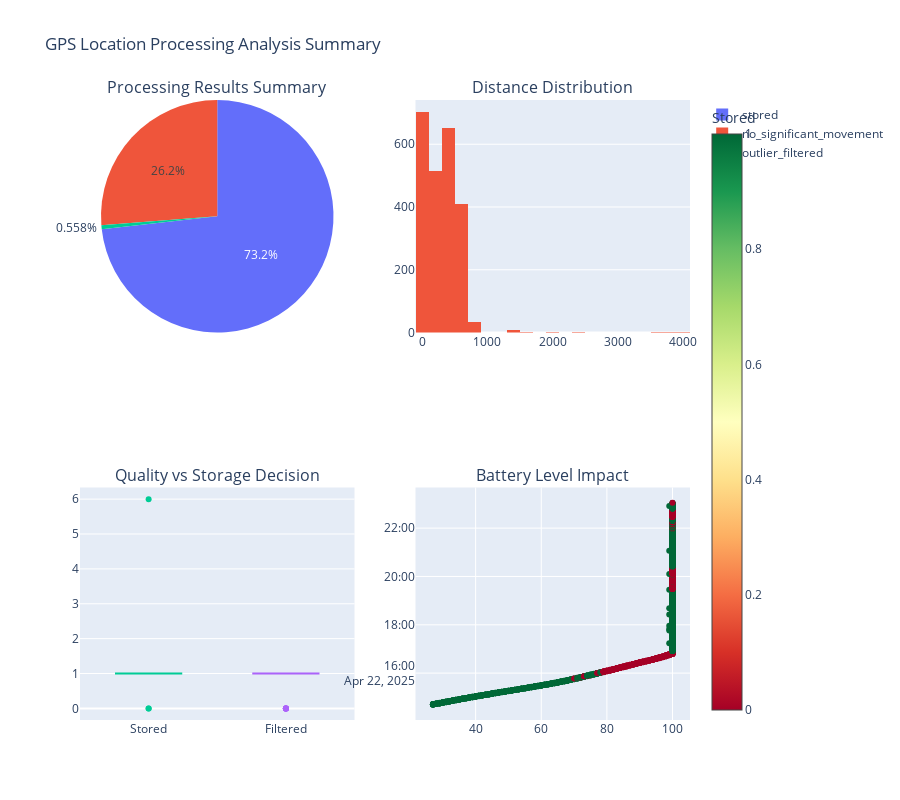

Write notebook code for a chart like this one.
### Code cell
# Final summary visualization
fig = make_subplots(
    rows=2, cols=2,
    subplot_titles=['Processing Results Summary', 'Distance Distribution', 
                   'Quality vs Storage Decision', 'Battery Level Impact'],
    specs=[[{"type": "pie"}, {"type": "histogram"}],
           [{"type": "box"}, {"type": "scatter"}]]
)

# Pie chart of processing results
result_counts = df['processing_result'].value_counts()
fig.add_trace(
    go.Pie(labels=result_counts.index, values=result_counts.values, 
           name="Processing Results"),
    row=1, col=1
)

# Distance distribution histogram
valid_distances = df['distance_from_last'].dropna()
if len(valid_distances) > 0:
    fig.add_trace(
        go.Histogram(x=valid_distances, name="Distance Distribution", 
                    nbinsx=30, showlegend=False),
        row=1, col=2
    )

# Quality comparison box plot
for stored_status in [True, False]:
    data_subset = df[df['stored'] == stored_status]
    fig.add_trace(
        go.Box(y=data_subset['quality'], 
               name=f"{'Stored' if stored_status else 'Filtered'}",
               showlegend=False),
        row=2, col=1
    )

# Battery vs time colored by storage decision
fig.add_trace(
    go.Scatter(x=df['battery'], y=df['time'], 
              mode='markers',
              marker=dict(color=df['stored'].astype(int), 
                         colorscale='RdYlGn',
                         showscale=True,
                         colorbar=dict(title="Stored")),
              name="Battery vs Time", showlegend=False),
    row=2, col=2
)

fig.update_layout(
    height=800,
    title_text="GPS Location Processing Analysis Summary",
    showlegend=True
)

fig.show()

print("\n🎉 Analysis complete! This notebook provides a comprehensive view of the GPS location processing results.")

### Figure 1 — Plotly figure (JSON) as saved in the notebook; plotly's stock layout.template omitted (floating-point values rounded to 4 significant figures; data arrays with more than 128 entries replaced by an {"elided": "..."} marker saying what was removed)
{"data": [{"domain": {"x": [0, 0.45], "y": [0.625, 1]}, "labels": ["stored", "no_significant_movement", "outlier_filtered"], "name": "Processing Results", "type": "pie", "values": [1705, 611, 13]}, {"name": "Distance Distribution", "nbinsx": 30, "showlegend": false, "type": "histogram", "x": {"elided": "2328 float values"}, "xaxis": "x", "yaxis": "y"}, {"name": "Stored", "showlegend": false, "type": "box", "xaxis": "x2", "y": {"elided": "1705 int values"}, "yaxis": "y2"}, {"name": "Filtered", "showlegend": false, "type": "box", "xaxis": "x2", "y": {"elided": "624 int values"}, "yaxis": "y2"}, {"marker": {"color": {"elided": "2329 int values"}, "colorbar": {"title": {"text": "Stored"}}, "colorscale": [[0, "rgb(165,0,38)"], [0.1, "rgb(215,48,39)"], [0.2, "rgb(244,109,67)"], [0.3, "rgb(253,174,97)"], [0.4, "rgb(254,224,139)"], [0.5, "rgb(255,255,191)"], [0.6, "rgb(217,239,139)"], [0.7, "rgb(166,217,106)"], [0.8, "rgb(102,189,99)"], [0.9, "rgb(26,152,80)"], [1, "rgb(0,104,55)"]], "showscale": true}, "mode": "markers", "name": "Battery vs Time", "showlegend": false, "type": "scatter", "x": {"elided": "2329 int values"}, "xaxis": "x3", "y": {"elided": "2329 str values"}, "yaxis": "y3"}], "layout": {"annotations": [{"font": {"size": 16}, "showarrow": false, "text": "Processing Results Summary", "x": 0.225, "xanchor": "center", "xref": "paper", "y": 1, "yanchor": "bottom", "yref": "paper"}, {"font": {"size": 16}, "showarrow": false, "text": "Distance Distribution", "x": 0.775, "xanchor": "center", "xref": "paper", "y": 1, "yanchor": "bottom", "yref": "paper"}, {"font": {"size": 16}, "showarrow": false, "text": "Quality vs Storage Decision", "x": 0.225, "xanchor": "center", "xref": "paper", "y": 0.375, "yanchor": "bottom", "yref": "paper"}, {"font": {"size": 16}, "showarrow": false, "text": "Battery Level Impact", "x": 0.775, "xanchor": "center", "xref": "paper", "y": 0.375, "yanchor": "bottom", "yref": "paper"}], "height": 800, "showlegend": true, "title": {"text": "GPS Location Processing Analysis Summary"}, "xaxis": {"anchor": "y", "domain": [0.55, 1]}, "xaxis2": {"anchor": "y2", "domain": [0, 0.45]}, "xaxis3": {"anchor": "y3", "domain": [0.55, 1]}, "yaxis": {"anchor": "x", "domain": [0.625, 1]}, "yaxis2": {"anchor": "x2", "domain": [0, 0.375]}, "yaxis3": {"anchor": "x3", "domain": [0, 0.375]}}}
